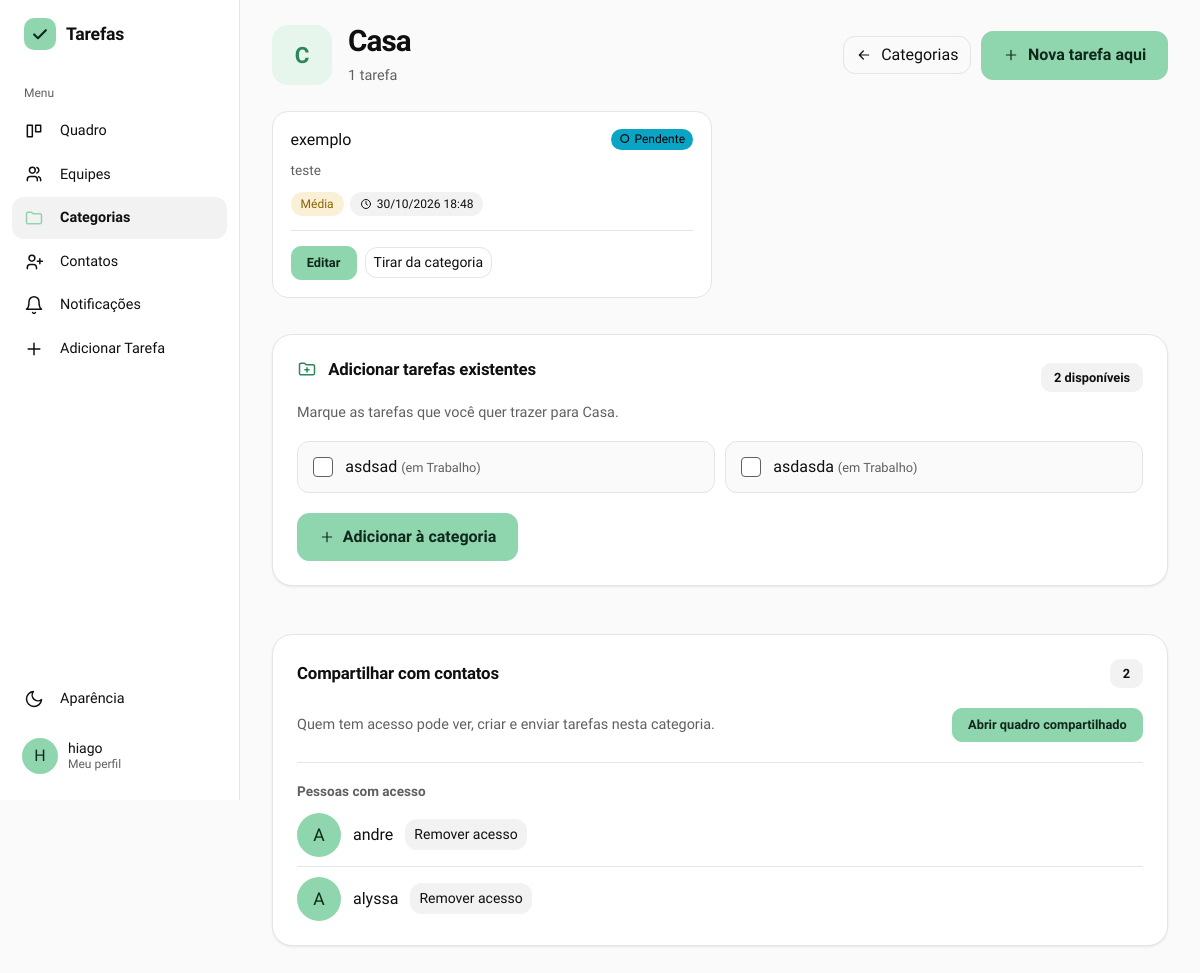
Page /categorias/3 (signed in) on the committed database.
### gerenciador_de_tarefas/models.py (models this page shows)
class Usuario(db.Model, UserMixin):
    id = db.Column(db.Integer, primary_key=True)
    nomeUsuario = db.Column(db.String(50), unique=True, nullable=False)
    email = db.Column(db.String(254), unique=True, nullable=False)
    senha = db.Column(db.String(255), nullable=False)
    nome = db.Column(db.String(100), nullable=False)
    tarefasCriadas = db.relationship('Tarefa', backref='criador', foreign_keys='Tarefa.criador_id', lazy=True)
    tarefasAtribuidas = db.relationship('Tarefa', backref='responsavel', foreign_keys='Tarefa.responsavel_id', lazy=True)
    cargo = db.Column(db.String(20), nullable=False, default='usuario') #admin ou usuario
    foto_perfil = db.Column(db.String(200), nullable=True, default='default.png')
    ordenacao_quadro = db.Column(db.String(30), nullable=False, default='padrao')

class Categoria(db.Model):
    id = db.Column(db.Integer, primary_key=True)
    nome = db.Column(db.String(50), nullable=False)
    usuario_id = db.Column(db.Integer, db.ForeignKey('usuario.id'), nullable=False)
    tarefas = db.relationship('Tarefa', backref='categoria', lazy=True)
    dono = db.relationship('Usuario')

class Tarefa(db.Model):
    id = db.Column(db.Integer, primary_key=True)
    titulo = db.Column(db.String(150), nullable=False)
    descricao = db.Column(db.Text, nullable=False)
    status = db.Column(db.String(20), nullable=False, default='Pendente')
    prioridade = db.Column(db.String(20), nullable=False, default='A definir')
    prazo = db.Column(db.DateTime, nullable=True, index=True)
    criador_id = db.Column(db.Integer, db.ForeignKey('usuario.id'), nullable=False)
    responsavel_id = db.Column(db.Integer, db.ForeignKey('usuario.id'), nullable=False)
    equipe_id = db.Column(db.Integer, db.ForeignKey('equipe.id'), nullable=True)
    categoria_id = db.Column(db.Integer, db.ForeignKey('categoria.id'), nullable=True)
    subtarefas = db.relationship('Subtarefa', backref='tarefa', cascade='all, delete-orphan', lazy=True)
    aceite = db.Column(db.String(20), nullable=False, default='aceita', server_default='aceita')

class CategoriaCompartilhada(db.Model):
    id = db.Column(db.Integer, primary_key=True)
    categoria_id = db.Column(db.Integer, db.ForeignKey('categoria.id'), nullable=False)
    usuario_id = db.Column(db.Integer, db.ForeignKey('usuario.id'), nullable=False)
    categoria = db.relationship('Categoria', backref=db.backref('compartilhamentos', cascade='all, delete-orphan'))
    usuario = db.relationship('Usuario')
    __table_args__ = (db.UniqueConstraint('categoria_id', 'usuario_id'),)

### gerenciador_de_tarefas/app.py (the view)
@app.route('/categorias/<int:categoria_id>')
@login_required
def ver_categoria(categoria_id):
    categoria = db.get_or_404(Categoria, categoria_id)
    if categoria.usuario_id != current_user.id:
        flash('Essa categoria não é sua.', 'danger')
        return redirect(url_for('ver_categorias'))
    todas = tarefas_individuais()
    dentro = [t for t in todas if t.categoria_id == categoria.id]
    disponiveis = [t for t in todas if t.categoria_id != categoria.id]
    ja = {cs.usuario_id for cs in categoria.compartilhamentos}
    meus_contatos = contatos_aceitos()
    convidaveis = [u for u in meus_contatos if u.id not in ja]
    return render_template('categoria.html', categoria=categoria,
                           tarefas=dentro, disponiveis=disponiveis,
                           compartilhamentos=categoria.compartilhamentos,
                           convidaveis=convidaveis,
                           total_contatos=len(meus_contatos))

### gerenciador_de_tarefas/templates/categoria.html (shortened to what this page needs)
{% extends "base.html" %}
{% block content %}
{% macro ico(nome, t=18) -%}
<svg width="{{ t }}" height="{{ t }}" viewBox="0 0 24 24" fill="none" stroke="currentColor" stroke-width="1.8" stroke-linecap="round" stroke-linejoin="round" aria-hidden="true">
{%- if nome == 'voltar' %}<path d="M19 12H5M11 6l-6 6 6 6"/>
{%- elif nome == 'plus' %}<path d="M12 5v14M5 12h14"/>
{%- elif nome == 'pasta-mais' %}<path d="M3 7a2 2 0 012-2h4l2 2h8a2 2 0 012 2v8a2 2 0 01-2 2H5a2 2 0 01-2-2zM12 10.5v5M9.5 13h5"/>
{%- endif %}</svg>
{%- endmacro %}
{% macro avatar(u) -%}
    {% if u.foto_perfil and u.foto_perfil != 'default.png' %}
        <img src="{{ url_for('static', filename='uploads/' + u.foto_perfil) }}" alt="" class="usuario-foto" />
    {% else %}
        <span class="usuario-foto">{{ u.nomeUsuario[:1]|upper }}</span>
    {% endif %}
{%- endmacro %}
{% set status_classe = {'Pendente': 'status-pendente', 'Em andamento': 'status-andamento', 'Concluída': 'status-concluida', 'Cancelada': 'status-cancelada'} %}
<div class="eqp-topo">
    <div class="eqp-id">
        <span class="eq-inicial" aria-hidden="true">{{ categoria.nome[:1]|upper }}</span>
        <div class="min-w-0">
            <h1>{{ categoria.nome }}</h1>
            <div class="eqp-meta">{{ tarefas|length }} tarefa{{ '' if tarefas|length == 1 else 's' }}</div>
        </div>
    </div>
    <div class="eqp-acoes">
        <a href="{{ url_for('ver_categorias') }}" class="btn btn-outline-secondary">{{ ico('voltar', 16) }} Categorias</a>
        <button type="button" class="btn btn-principal"
                data-bs-toggle="modal"
                data-bs-target="#modalAdicionarTarefa"
                data-categoria-id="{{ categoria.id }}">
            {{ ico('plus', 16) }} Nova tarefa aqui
        </button>
    </div>
</div>
<div class="cat-tarefas">
    {% for tarefa in tarefas %}
    {% set atrasada = tarefa_atrasada(tarefa) %}
    {% set prio = tarefa.prioridade or 'A definir' %}
    <article class="cartao-tarefa cat-tarefa {{ status_classe[tarefa.status] }}">
        <div class="cat-tarefa-topo">
            <div class="tarefa-titulo">{{ tarefa.titulo }}</div>
            <span class="selo">{{ tarefa.status }}</span>
        </div>
        {% if tarefa.descricao %}
        <div class="tarefa-desc">{{ tarefa.descricao|truncate(80) }}</div>
        {% endif %}
        <div class="chips">
            <span class="chip {{ 'chip-alta' if prio == 'Alta' else ('chip-media' if prio == 'Média' else ('chip-baixa' if prio == 'Baixa' else '')) }}">{{ prio }}</span>
            {% if tarefa.prazo %}
            <span class="chip {{ 'chip-atrasada' if atrasada }}">
                <svg viewBox="0 0 24 24" fill="none" stroke="currentColor" stroke-width="2" stroke-linecap="round" aria-hidden="true"><circle cx="12" cy="12" r="9"/><path d="M12 7v5l3 2"/></svg>
                {{ tarefa.prazo.strftime('%d/%m/%Y %H:%M') }}{% if atrasada %} (atrasada){% endif %}
            </span>
            {% endif %}
        </div>
        <div class="cat-tarefa-acoes">
            <a href="{{ url_for('editar_tarefa', tarefa_id=tarefa.id) }}" class="btn btn-principal btn-sm">Editar</a>
            <form method="POST" action="{{ url_for('definir_categoria', tarefa_id=tarefa.id) }}">
                <button type="submit" class="btn btn-outline-secondary btn-sm">Tirar da categoria</button>
            </form>
        </div>
    </article>
    {% endfor %}
</div>
<section class="cartao cat-existentes mb-5">
    <div class="eq-secao-cab">
        <h2 class="eqp-card-titulo">{{ ico('pasta-mais', 20) }} Adicionar tarefas existentes</h2>
        {% if disponiveis %}
        <span class="eq-contagem">{{ disponiveis|length }} disponíve{{ 'l' if disponiveis|length == 1 else 'is' }}</span>
        {% endif %}
    </div>
    {% if disponiveis %}
    <p class="eqp-ajuda">Marque as tarefas que você quer trazer para {{ categoria.nome }}.</p>
    <form method="POST" action="{{ url_for('adicionar_a_categoria', categoria_id=categoria.id) }}">
        <div class="cat-linhas">
            {% for t in disponiveis %}
            <label class="cat-linha" for="t{{ t.id }}">
                <input class="form-check-input" type="checkbox" name="tarefa_ids" value="{{ t.id }}" id="t{{ t.id }}">
                <span>
                    {{ t.titulo }}
                    {% if t.categoria %}<span class="cat-linha-em">(em {{ t.categoria.nome }})</span>{% endif %}
                </span>
            </label>
            {% endfor %}
        </div>
        <button type="submit" class="btn btn-principal cat-adicionar">{{ ico('plus', 16) }} Adicionar à categoria</button>
    </form>
    {% else %}
    <p class="eqp-ajuda">Todas as suas tarefas individuais já estão nesta categoria.</p>
    {% endif %}
</section>
<section class="cartao cat-comp mb-5">
    <div class="eq-secao-cab">
        <h2 class="eqp-card-titulo">Compartilhar com contatos</h2>
        <span class="eq-contagem">{{ compartilhamentos|length }}</span>
    </div>
    <div class="cat-comp-intro">
        <p class="eqp-ajuda">Quem tem acesso pode ver, criar e enviar tarefas nesta categoria.</p>
        <a href="{{ url_for('ver_categoria_compartilhada', categoria_id=categoria.id) }}" class="btn btn-principal btn-sm">Abrir quadro compartilhado</a>
    </div>
    <div class="cat-comp-bloco">
        <h3 class="cat-comp-sub">Pessoas com acesso</h3>
        {% if compartilhamentos %}
        <div class="cat-comp-lista">
            {% for cs in compartilhamentos %}
            <div class="eqp-membro">
                {{ avatar(cs.usuario) }}
                <span class="eqp-membro-nome">{{ cs.usuario.nomeUsuario }}</span>
                <form method="POST" action="{{ url_for('descompartilhar_categoria', categoria_id=categoria.id, usuario_id=cs.usuario_id) }}">
                    <button type="submit" class="btn btn-outline-secondary btn-sm">Remover acesso</button>
                </form>
            </div>
            {% endfor %}
        </div>
        {% else %}
        <p class="eqp-ajuda mb-0">Ninguém tem acesso a esta categoria ainda.</p>
        {% endif %}
    </div>
</section>
{% endblock %}

### gerenciador_de_tarefas/templates/base.html (shortened to what this page needs)
<!doctype html>
<html lang="pt-br">
  <head>
    <link
      rel="stylesheet"
      href="https://cdn.jsdelivr.net/npm/bootstrap@5.3.0/dist/css/bootstrap.min.css"
    />
    <link
      rel="stylesheet"
      href="{{ url_for('static', filename='static.css') }}"
    />
    <link rel="stylesheet" href="https://cdn.jsdelivr.net/npm/flatpickr/dist/flatpickr.min.css">
    <link rel="stylesheet" href="https://cdn.jsdelivr.net/npm/flatpickr/dist/themes/dark.css">
  </head>
  <body>
    {% macro aparencia(direcao='dropup') %}
    <div class="{{ direcao }}">
      <button
        class="menu-item"
        type="button"
        data-bs-toggle="dropdown"
        data-bs-auto-close="outside"
        aria-expanded="false"
      >
        <svg viewBox="0 0 24 24" fill="none" stroke="currentColor" stroke-width="1.8" stroke-linecap="round" stroke-linejoin="round" aria-hidden="true"><path d="M21 12.8A9 9 0 1111.2 3a7 7 0 009.8 9.8z"/></svg>
        <span>Aparência</span>
      </button>
    </div>
    {% endmacro %}
    {% macro logo() %}
    <span class="marca-icone">
      <svg width="20" height="20" viewBox="0 0 24 24" fill="none" stroke="currentColor" stroke-width="2.6" stroke-linecap="round" stroke-linejoin="round" aria-hidden="true"><path d="M5 12.5l4.5 4.5L19 7.5"/></svg>
    </span>
    {% endmacro %}
    {% set ep = request.endpoint or '' %}
    {% if current_user.is_authenticated %}
    <div class="app">
      <aside class="lateral" aria-label="Menu principal">
        <a
          class="marca"
          href="{{ url_for('admin_dashboard') if current_user.cargo == 'admin' else url_for('quadro') }}"
        >{{ logo() }}<span>Tarefas</span></a>
        <div class="menu-titulo">Menu</div>
        <a class="menu-item {{ 'ativo' if ep == 'quadro' }}" href="{{ url_for('quadro') }}">
          <svg viewBox="0 0 24 24" fill="none" stroke="currentColor" stroke-width="1.8" stroke-linecap="round" stroke-linejoin="round" aria-hidden="true"><path d="M4 5h6v14H4zM14 5h6v8h-6z"/></svg>
          <span>Quadro</span>
        </a>
        <a class="menu-item {{ 'ativo' if ep in ['equipes', 'ver_equipe', 'adicionar_tarefa_equipe'] }}" href="{{ url_for('equipes') }}">
          <svg viewBox="0 0 24 24" fill="none" stroke="currentColor" stroke-width="1.8" stroke-linecap="round" stroke-linejoin="round" aria-hidden="true"><path d="M16 20v-1.5a3.5 3.5 0 00-3.5-3.5h-5A3.5 3.5 0 004 18.5V20M10 11a3.5 3.5 0 100-7 3.5 3.5 0 000 7zM20 20v-1.5a3.5 3.5 0 00-2.5-3.3M15.5 4.2a3.5 3.5 0 010 6.6"/></svg>
          <span>Equipes</span>
        </a>
        <a class="menu-item {{ 'ativo' if ep in ['ver_categorias', 'ver_categoria'] }}" href="{{ url_for('ver_categorias') }}">
          <svg viewBox="0 0 24 24" fill="none" stroke="currentColor" stroke-width="1.8" stroke-linejoin="round" aria-hidden="true"><path d="M3 7a2 2 0 012-2h4l2 2h8a2 2 0 012 2v8a2 2 0 01-2 2H5a2 2 0 01-2-2z"/></svg>
          <span>Categorias</span>
        </a>
        <a class="menu-item {{ 'ativo' if ep == 'contatos' }}" href="{{ url_for('contatos') }}">
          <svg viewBox="0 0 24 24" fill="none" stroke="currentColor" stroke-width="1.8" stroke-linecap="round" stroke-linejoin="round" aria-hidden="true"><path d="M15 20v-1.5a3.5 3.5 0 00-3.5-3.5h-4A3.5 3.5 0 004 18.5V20M9.5 11a3.5 3.5 0 100-7 3.5 3.5 0 000 7zM19 8v6M16 11h6"/></svg>
          <span>Contatos</span>
        </a>
        <a class="menu-item {{ 'ativo' if ep == 'notificacoes' }}" href="{{ url_for('notificacoes') }}">
          <svg viewBox="0 0 24 24" fill="none" stroke="currentColor" stroke-width="1.8" stroke-linecap="round" stroke-linejoin="round" aria-hidden="true"><path d="M6 8a6 6 0 0112 0c0 7 3 9 3 9H3s3-2 3-9M10.3 21a1.9 1.9 0 003.4 0"/></svg>
          <span>Notificações</span>
        </a>
        <a class="menu-item" href="#" data-bs-toggle="modal" data-bs-target="#modalAdicionarTarefa">
          <svg viewBox="0 0 24 24" fill="none" stroke="currentColor" stroke-width="1.8" stroke-linecap="round" aria-hidden="true"><path d="M12 5v14M5 12h14"/></svg>
          <span>Adicionar Tarefa</span>
        </a>
        <div class="menu-espaco"></div>
        {{ aparencia('dropup') }}
        <a href="#" class="usuario-card mt-2 text-decoration-none" data-bs-toggle="modal" data-bs-target="#modalPerfil" title="Meu Perfil">
          {% if current_user.foto_perfil and current_user.foto_perfil != 'default.png' %}
            <img src="{{ url_for('static', filename='uploads/' + current_user.foto_perfil) }}" alt="" class="usuario-foto" />
          {% else %}
            <span class="usuario-foto">{{ current_user.nomeUsuario[:1]|upper }}</span>
          {% endif %}
          <span class="usuario-nome">{{ current_user.nome or current_user.nomeUsuario }}<small>Meu perfil</small></span>
        </a>
      </aside>
      <main class="conteudo">
        <div class="conteudo-interno">
    {% endif %}
    {% block content %}{% endblock %}
    {% if current_user.is_authenticated %}
        </div>
      </main>
    </div>
    {% else %}
    </main>
    {% endif %}
  </body>
</html>

### rows in the picture
Usuario: nomeUsuario "H", nome "hiago"
Categoria: nome "C", nome "Casa"
Tarefa: titulo "exemplo", status "Pendente", descricao "teste", prioridade "Média", prazo "30/10/2026 18:48"
Tarefa: titulo "asdsad", categoria.nome "Trabalho"
Tarefa: titulo "asdasda", categoria.nome "Trabalho"
CategoriaCompartilhada: usuario.nomeUsuario "andre"
Usuario: nomeUsuario "A"
CategoriaCompartilhada: usuario.nomeUsuario "alyssa"
Usuario: nomeUsuario "A"

### other values in the picture
{{ tarefas|length }} "1"
{{ disponiveis|length }} "2"
{{ 'l' if disponiveis|length == 1 else 'is' }} "is"
{{ compartilhamentos|length }} "2"
